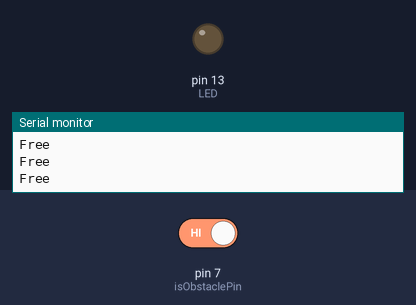
A sketch run on a simulated Arduino Uno, built with avr-gcc and run on an emulated ATmega328P. Shown: output pins drawn as LEDs (lit = HIGH), the last lines printed to the serial monitor. The test bench sets the inputs (shaded band); at power-on: pin 7 (isObstaclePin) HIGH.

Above: at 4.8 s.
4.9 s: pin 7 (isObstaclePin) driven LOW
At 7.1 s:
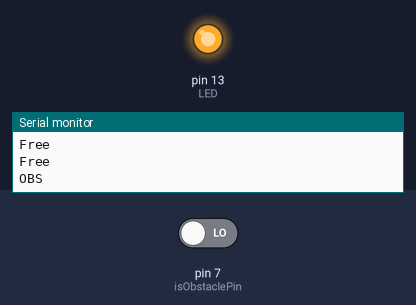
7.6 s: pin 7 (isObstaclePin) driven HIGH
At 8.6 s:
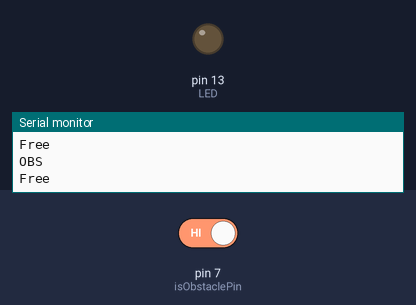
Timing chart, 0 to 10.6 s (numbered marks = the images above; inputs shaded):
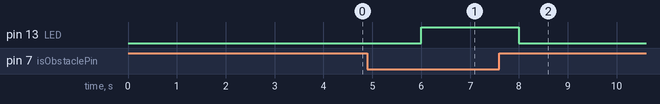

The sketch:

batbox.ino
```cpp
// IR Obstacle Collision Detection Module
// Henry's Bench

int LED = 13; // Use the onboard Uno LED
int isObstaclePin = 7;  // This is our input pin
int isObstacle = HIGH;  // HIGH MEANS NO OBSTACLE

void setup() {
  pinMode(LED, OUTPUT);
  pinMode(isObstaclePin, INPUT);
  Serial.begin(9600);

}

void loop() {
  isObstacle = digitalRead(isObstaclePin);
  if (isObstacle == LOW)
  {
    Serial.println("OBS");
    digitalWrite(LED, HIGH);
  }
  else
  {
    Serial.println("Free");
    digitalWrite(LED, LOW);
  }
  delay(2000);
}
```

Measured:
- after the input at 4.9 s, pin 13 (LED): LOW → HIGH after 1.1 s
- after the input at 7.6 s, pin 13 (LED): HIGH → LOW after 0.40 s
